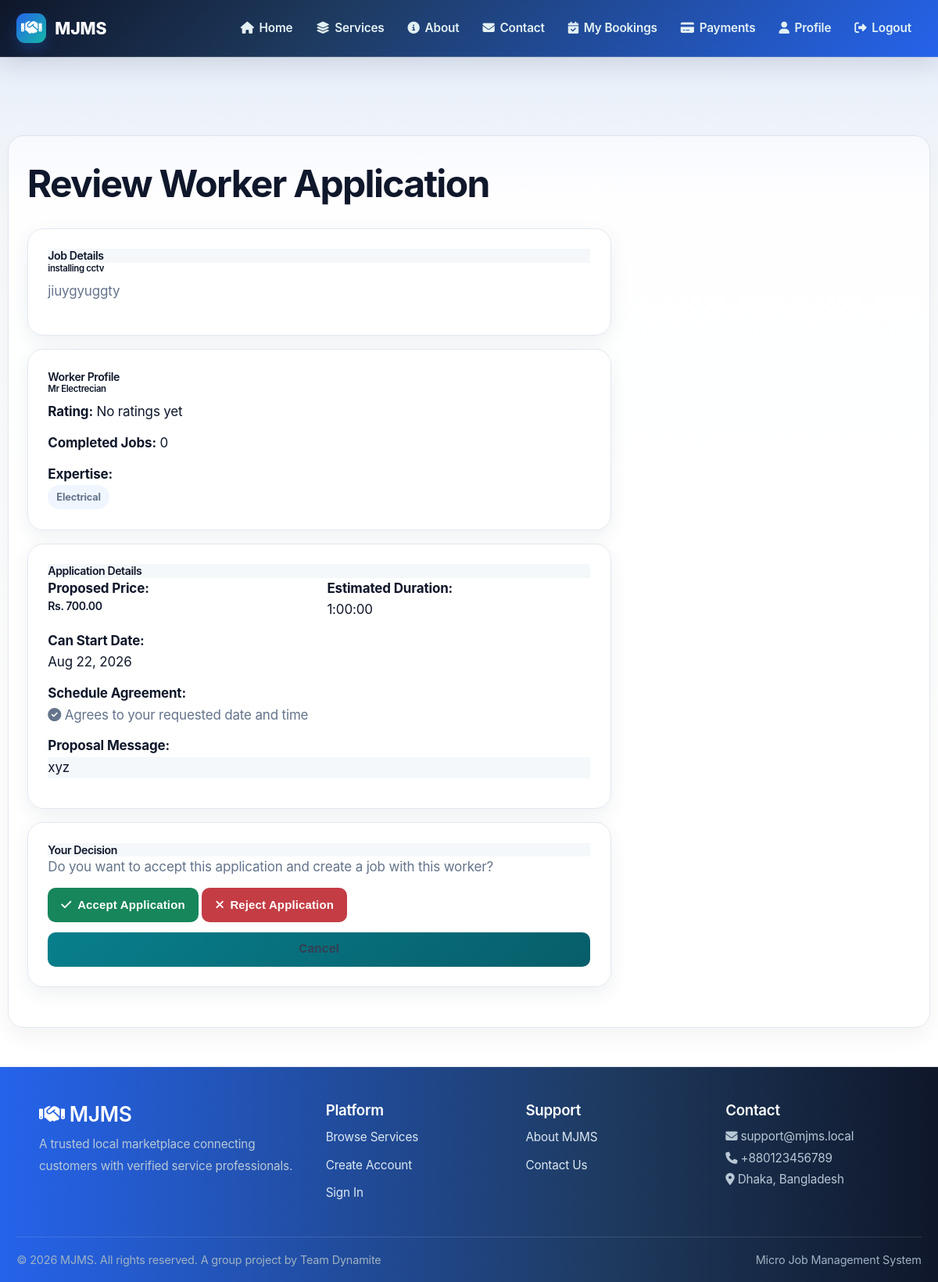
/bookings/applications/3/review/ (signed in), run on the app's committed database.
### bookings/models.py (models this page shows, shortened)
class JobApplication(models.Model):
    STATUS_CHOICES = [
        ('PENDING', 'Pending Review'),
        ('ACCEPTED', 'Accepted'),
        ('REJECTED', 'Rejected'),
        ('WITHDRAWN', 'Withdrawn by Worker'),
    ]
    service_request = models.ForeignKey(
        ServiceRequest,
        on_delete=models.CASCADE,
        related_name='job_applications'
    )
    worker = models.ForeignKey(
        settings.AUTH_USER_MODEL,
        on_delete=models.CASCADE,
        related_name='job_applications'
    )
    proposed_price = models.DecimalField(max_digits=10, decimal_places=2)
    estimated_duration = models.DurationField(help_text="Estimated time to complete the job")
    proposal_message = models.TextField(
        blank=True,
        help_text="Optional message explaining why you're the best choice for this job"
    )
    can_start_date = models.DateField(help_text="When you can start working")
    agreed_to_schedule = models.BooleanField(
        default=False,
        help_text="Worker agrees to the customer's requested date and time"
    )
    worker_rating_at_application = models.DecimalField(
        max_digits=3, decimal_places=2, default=0
    )
    worker_completed_jobs = models.PositiveIntegerField(default=0)
    status = models.CharField(
        max_length=20,
        choices=STATUS_CHOICES,
        default='PENDING'
    )
    created_at = models.DateTimeField(auto_now_add=True)
    updated_at = models.DateTimeField(auto_now=True)
    class Meta:
        ordering = ['-created_at']
        unique_together = ['service_request', 'worker']  # Worker can only apply once
        indexes = [
            models.Index(fields=['service_request', 'status']),
            models.Index(fields=['worker', 'status']),
        ]

class ServiceRequest(models.Model):
    STATUS_CHOICES = [
        ('OPEN', 'Open - Accepting Applications'),
        ('REVIEWING', 'Reviewing Applications'),
        ('ASSIGNED', 'Worker Assigned'),
        ('IN_PROGRESS', 'In Progress'),
        ('COMPLETED', 'Completed'),
        ('CANCELLED', 'Cancelled'),
    ]
    customer = models.ForeignKey(
        settings.AUTH_USER_MODEL,
        on_delete=models.CASCADE,
        related_name='service_requests'
    )
    service = models.ForeignKey(
        Service,
        on_delete=models.CASCADE,
        related_name='service_requests'
    )
    title = models.CharField(max_length=200, help_text="Brief title of the service needed")
    description = models.TextField()
    problem_photo = models.ImageField(
        upload_to='service_request_photos/',
        blank=True,
        null=True,
        help_text='Optional photo showing the problem'
    )
    location = models.CharField(max_length=255)
    address = models.TextField()
    preferred_date = models.DateField()
    preferred_time_start = models.TimeField(null=True, blank=True)
    preferred_time_end = models.TimeField(null=True, blank=True)
    budget_min = models.DecimalField(max_digits=10, decimal_places=2, null=True, blank=True)
    budget_max = models.DecimalField(max_digits=10, decimal_places=2, null=True, blank=True)
    status = models.CharField(
        max_length=20,
        choices=STATUS_CHOICES,
        default='OPEN'
    )
    created_at = models.DateTimeField(auto_now_add=True)
    updated_at = models.DateTimeField(auto_now=True)
    class Meta:
        ordering = ['-created_at']
        indexes = [
            models.Index(fields=['customer', '-created_at']),
            models.Index(fields=['status', '-created_at']),
            models.Index(fields=['preferred_date']),
        ]

### accounts/models.py (models this page shows, shortened)
class CustomUser(AbstractBaseUser, PermissionsMixin):
    ROLE_CHOICES = (
        ('customer', 'Customer'),
        ('worker', 'Worker'),
        ('admin', 'Admin'),
    )
    first_name = models.CharField(max_length=150, blank=True)
    last_name = models.CharField(max_length=150, blank=True)
    email = models.EmailField(unique=True)
    is_staff = models.BooleanField(default=False)
    is_active = models.BooleanField(default=True)
    date_joined = models.DateTimeField(auto_now_add=False, null=True)
    objects = CustomUserManager()
    USERNAME_FIELD = 'email'
    REQUIRED_FIELDS = []
    def __init__(self, *args, **kwargs):
        legacy_verified = kwargs.pop('is_verified_worker', None)
        if legacy_verified is not None:
            kwargs['worker_status'] = 'APPROVED' if legacy_verified else 'PENDING'
        super().__init__(*args, **kwargs)
    WORKER_STATUS_CHOICES = [
        ('PENDING', 'Pending Approval'),
        ('APPROVED', 'Approved'),
        ('REJECTED', 'Rejected'),
        ('BLOCKED', 'Blocked'),
    ]
    CUSTOMER_STATUS_CHOICES = [
        ('ACTIVE', 'Active'),
        ('BLOCKED', 'Blocked'),
    ]
    role = models.CharField(max_length=20, choices=ROLE_CHOICES, default='customer')
    phone = models.CharField(max_length=15, blank=True, null=True)
    address = models.TextField(blank=True, null=True)
    city = models.CharField(max_length=100, blank=True, null=True)
    profile_picture = models.ImageField(
        upload_to='profile_pictures/',
        blank=True,
        null=True
    )
    preferred_contact_method = models.CharField(
        max_length=20,
        choices=(
            ('Email', 'Email'),
            ('SMS', 'SMS'),
        ),
        default='Email'
    )
    receive_notifications = models.BooleanField(default=True)
    is_blocked = models.BooleanField(default=False)
    worker_status = models.CharField(
        max_length=20,
        choices=WORKER_STATUS_CHOICES,
        default='PENDING',
        null=True,
        blank=True,
        help_text="Status for worker accounts only"
    )
    customer_status = models.CharField(
        max_length=20,
        choices=CUSTOMER_STATUS_CHOICES,
        default='ACTIVE',
        null=True,
        blank=True,
        help_text="Status for customer accounts only"
    )
    created_at = models.DateTimeField(auto_now_add=True, null=True)
    updated_at = models.DateTimeField(auto_now=True)
    def get_full_name(self):
        return f'{self.first_name} {self.last_name}'.strip()
    @property
    def is_verified_worker(self):
        """Backward-compatible alias for the worker approval status."""
        return self.role == 'worker' and self.worker_status == 'APPROVED'
    class Meta:
        indexes = [
            models.Index(fields=['role', 'created_at']),
            models.Index(fields=['is_blocked']),
        ]

### services/models.py (models this page shows, shortened)
class Category(models.Model):
    name = models.CharField(max_length=100, unique=True)
    description = models.TextField(blank=True)
    icon = models.CharField(max_length=50, blank=True, help_text="Emoji or icon class")
    image = models.ImageField(upload_to='categories/', blank=True, null=True)
    is_active = models.BooleanField(default=True)
    created_at = models.DateTimeField(auto_now_add=True)
    updated_at = models.DateTimeField(auto_now=True)
    class Meta:
        verbose_name_plural = "Categories"
        ordering = ['name']

### bookings/views.py (the view, shortened to what this page needs)
# urls.py: path('applications/<int:pk>/review/', views.job_application_review, name='job_application_review'),
@login_required
@customer_required
def job_application_review(request, pk):
    application = get_object_or_404(JobApplication, pk=pk)
    if application.service_request.customer != request.user:
        messages.error(request, 'You do not have permission to review this application.')
        return redirect('service_request_list')
    context = {'application': application}
    return render(request, 'bookings/job_application_detail.html', context)

### notifications/views.py (called while the page is built)
def notification_context(request):
    if not request.user.is_authenticated:
        return {}
    return {
        'unread_notification_count': Notification.objects.filter(
            user=request.user,
            is_read=False,
        ).count(),
    }

### templates/bookings/job_application_detail.html (shortened to what this page needs)
{% extends "base.html" %}
{% load static %}
{% block content %}
<div class="container" style="margin-top: 100px; margin-bottom: 50px;">
    <div class="row justify-content-center">
        <div class="col-md-8">
            <h1 style="margin-bottom: 30px;">Review Worker Application</h1>
            <div class="card shadow-sm mb-4">
                <div class="card-header bg-light">
                    <h5 class="mb-0">Job Details</h5>
                </div>
                <div class="card-body">
                    <h6>{{ application.service_request.title }}</h6>
                    <p>{{ application.service_request.description }}</p>
                </div>
            </div>
            <div class="card shadow-sm mb-4">
                <div class="card-header bg-info text-white">
                    <h5 class="mb-0">Worker Profile</h5>
                </div>
                <div class="card-body">
                    <div class="row">
                        <div class="col-md-8">
                            <h6 class="mb-2">{{ application.worker.get_full_name }}</h6>
                            {% if application.worker.worker_profile %}
                                <div class="mb-3">
                                    <strong>Rating:</strong>
                                    {% if application.worker_rating_at_application %}
                                        ⭐ {{ application.worker_rating_at_application }}/5.0
                                    {% else %}
                                        No ratings yet
                                    {% endif %}
                                </div>
                                <div class="mb-3">
                                    <strong>Completed Jobs:</strong>
                                    {{ application.worker_completed_jobs }}
                                </div>
                                {% if application.worker.worker_profile.categories.exists %}
                                    <div>
                                        <strong>Expertise:</strong><br>
                                        {% for category in application.worker.worker_profile.categories.all %}
                                            <span class="badge bg-secondary">{{ category.name }}</span>
                                        {% endfor %}
                                    </div>
                                {% endif %}
                            {% endif %}
                        </div>
                    </div>
                </div>
            </div>
            <div class="card shadow-sm mb-4">
                <div class="card-header bg-light">
                    <h5 class="mb-0">Application Details</h5>
                </div>
                <div class="card-body">
                    <div class="row mb-3">
                        <div class="col-md-6">
                            <strong>Proposed Price:</strong><br>
                            <h5 class="text-primary">Rs. {{ application.proposed_price }}</h5>
                        </div>
                        <div class="col-md-6">
                            <strong>Estimated Duration:</strong><br>
                            {{ application.estimated_duration }}
                        </div>
                    </div>
                    <div class="mb-3">
                        <strong>Can Start Date:</strong><br>
                        {{ application.can_start_date|date:"M d, Y" }}
                    </div>
                    <div class="mb-3">
                        <strong>Schedule Agreement:</strong><br>
                        {% if application.agreed_to_schedule %}
                            <span class="text-success"><i class="fas fa-check-circle"></i> Agrees to your requested date and time</span>
                        {% else %}
                            <span class="text-warning">Worker has not agreed to the requested schedule</span>
                        {% endif %}
                    </div>
                    <div class="mb-3">
                        <strong>Proposal Message:</strong>
                        <div class="border rounded p-3 bg-light">
                            {{ application.proposal_message }}
                        </div>
                    </div>
                </div>
            </div>
            <div class="card shadow-sm">
                <div class="card-header bg-light">
                    <h5 class="mb-0">Your Decision</h5>
                </div>
                <div class="card-body">
                    <form method="post">
                        <p class="mb-3">
                            Do you want to accept this application and create a job with this worker?
                        </p>
                        <div class="d-grid gap-2 d-md-flex gap-md-2">
                            <button type="submit" name="action" value="ACCEPTED" class="btn btn-success btn-lg">
                                <i class="fas fa-check"></i> Accept Application
                            </button>
                            <button type="submit" name="action" value="REJECTED" class="btn btn-danger btn-lg">
                                <i class="fas fa-times"></i> Reject Application
                            </button>
                        </div>
                        <div class="mt-3">
                            <a href="{% url 'service_request_detail' application.service_request.id %}" class="btn btn-secondary w-100">
                                Cancel
                            </a>
                        </div>
                    </form>
                </div>
            </div>
        </div>
    </div>
</div>
{% endblock %}

### data on the page
JobApplication: service_request "installing cctv", service_request.description "jiuygyuggty", worker.get_full_name "Mr Electrecian", worker_completed_jobs "0", proposed_price "700.00", estimated_duration "1:00:00", can_start_date "Aug 22, 2026", proposal_message "xyz"
Category: name "Electrical"
